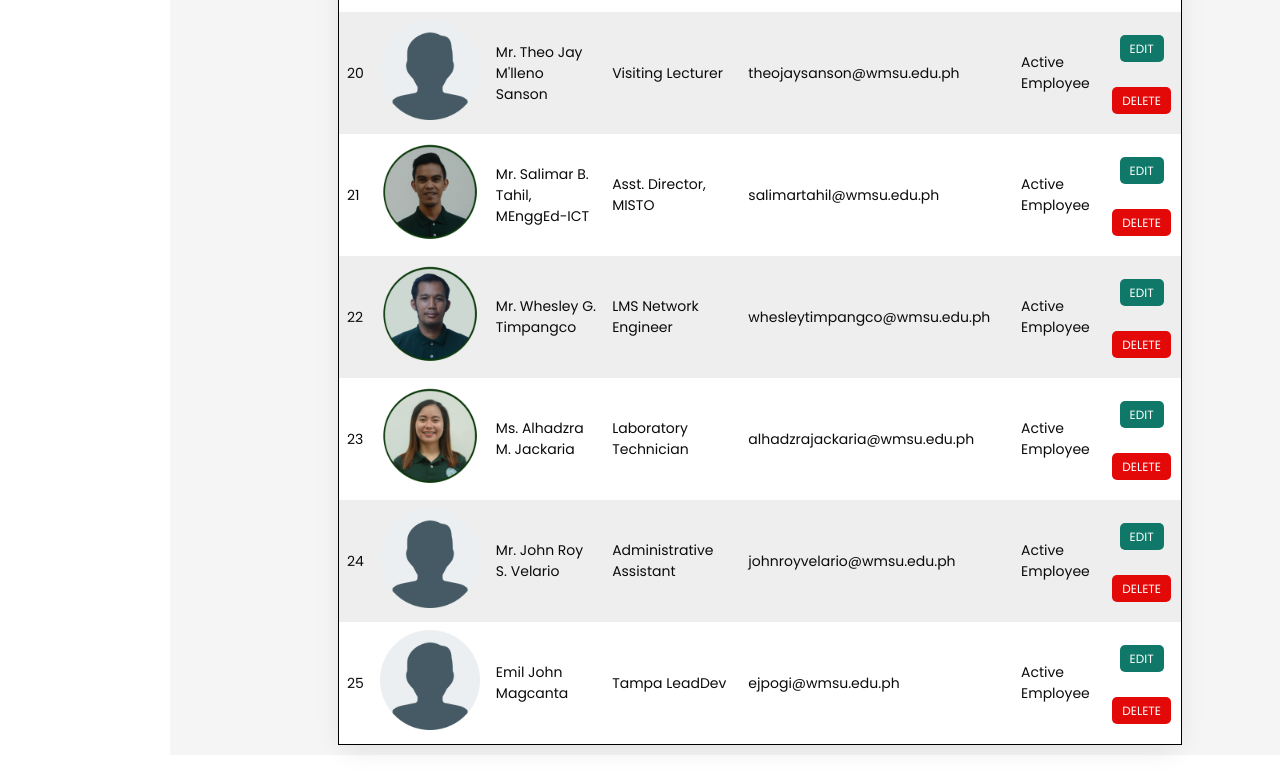
Before: /faculty/faculty.php (signed in, lower part) with the older database file.
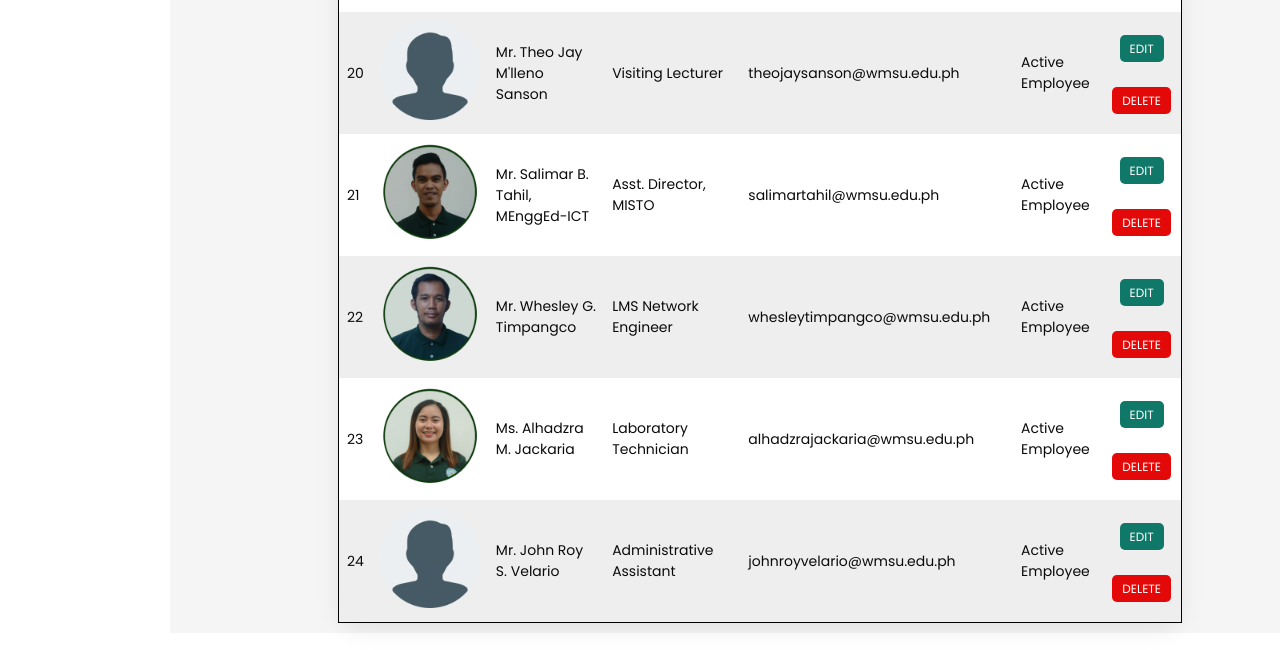
After: the same page with the newer database file.
### tables this page shows
CREATE TABLE `faculty` (
  `id` int(11) NOT NULL,
  `img` varchar(75) NOT NULL,
  `firstname` varchar(255) NOT NULL,
  `lastname` varchar(255) NOT NULL,
  `rank` varchar(100) NOT NULL,
  `email` varchar(100) NOT NULL,
  `status` varchar(100) NOT NULL,
  `created_at` timestamp NOT NULL DEFAULT current_timestamp(),
  `updated_at` timestamp NOT NULL DEFAULT current_timestamp() ON UPDATE current_timestamp()
);

### class/faculty.class.php (called while the page is built, shortened)
<?php
require_once 'database.php';
class Faculty{
    protected $db;
    function __construct()
    {
        $this->db = new Database();
    }
    function show(){
        $sql = "SELECT * FROM faculty ORDER BY CONCAT('firstname',', ','lastname') ASC;";
        $query=$this->db->connect()->prepare($sql);
        if($query->execute()){
            $data = $query->fetchAll();
        }
        return $data;
    }
}
?>

### class/database.php (called while the page is built)
<?php
class Database{
    private $host = 'localhost';
    private $database = 'deanslist';
    private $username = 'root';
    private $password = '';
    protected $connection;
    function connect(){
        try
			{
				$this->connection = new PDO("mysql:host=$this->host;dbname=$this->database",
											$this->username, $this->password);
			}
			catch (PDOException $e)
			{
				echo "Connection error " . $e->getMessage();
			}
        return $this->connection;
    }
}
?>

### faculty/faculty.php (the view, shortened to what this page needs)
<!DOCTYPE html>
<html lang="en">
<head>
    <link rel="stylesheet" href="https://cdn.jsdelivr.net/npm/boxicons@latest/css/boxicons.min.css">
    <link href="../css/style.css" rel="stylesheet">
    <link rel="stylesheet" href="//code.jquery.com/ui/1.13.2/themes/base/jquery-ui.css">
</head>
<body>
    <section class="home-section">
        <div class="home-content">
            <div class="table-container">
                <br>
                <?php
                require '../class/database.php';
                ?>
                <table class="table">
                    <tbody>
                        <?php
                            require_once '../class/faculty.class.php';
                            $faculty = new Faculty();
                            $i = 1;
                            foreach ($faculty->show() as $value){
                        ?>
                            <tr>
                                <td><?php echo $i ?></td>
                                <td> <img src="img/<?php echo $value["img"]; ?>" width = 100 title="<?php echo $value['img']; ?>"> </td>
                                <td><?php echo $value['firstname'] . ' ' . $value['lastname'] ?>
                                <td><?php echo $value['rank'] ?></td>
                                <td><?php echo $value['email'] ?></td>
                                <td><?php echo $value['status'] ?></td>
                                <?php
                                    if($_SESSION['user_type'] == 'admin'){
                                ?>
                                    <td>
                                        <div class="action">
                                            <a class="action-edit" href="editfaculty.php?id=<?php echo $value['id'] ?>">Edit</a>
                                            <br></br><a class="action-delete" href="deletefaculty.php?id=<?php echo $value['id'] ?>">Delete</a>
                                        </div>
                                    </td>
                                <?php
                                    }
                                ?>
                            </tr>
                            <?php
                                $i++;
                            }
                            ?>
                    </tbody>
                </table>
            </div>
        </div>
    </section>
</body>
</html>

Changed rows visible on the page:
removed faculty: img (picture), firstname "Emil John", lastname "Magcanta", rank "Tampa LeadDev", email "ejpogi@wmsu.edu.ph", status "Active Employee"
